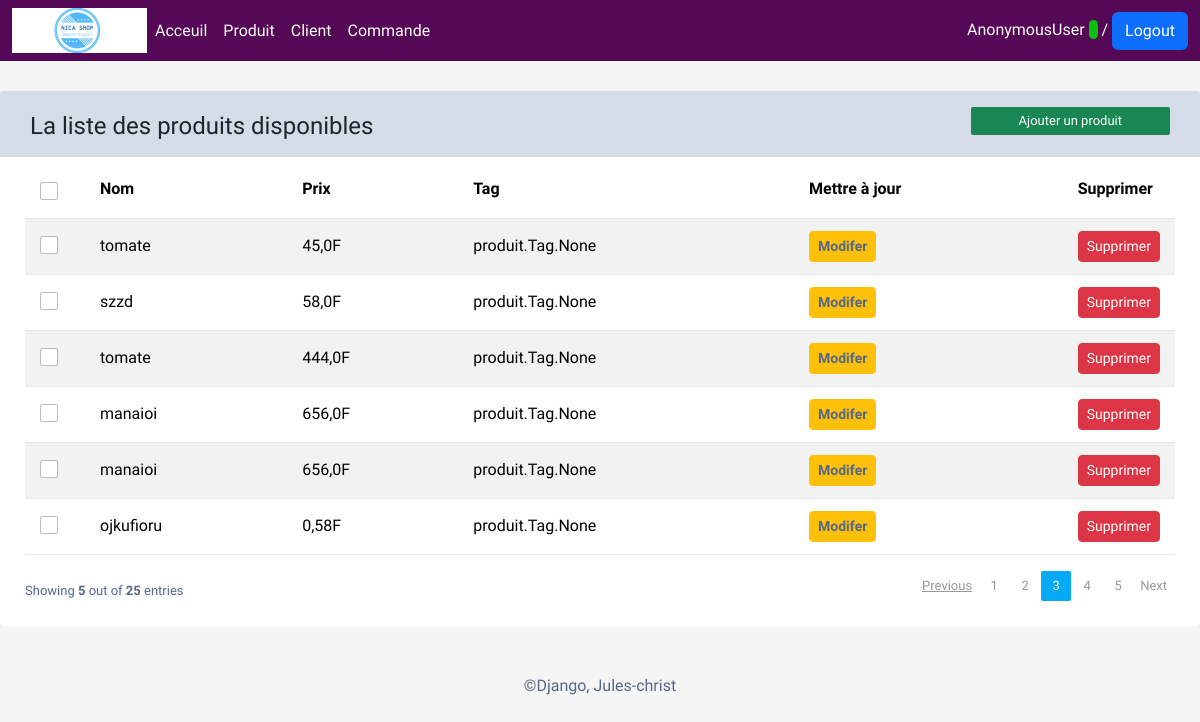
/produit/list_produit, run on the app's committed database.
### produit/models.py (models this page shows, shortened)
class Produit(models.Model):
    nom = models.CharField( max_length=50, null=True)
    prix = models.FloatField(null=True)
    tag = models.ManyToManyField(Tag)

### produit/views.py (the view)
# urls.py: path('/list_produit', views.list_produit, name='list_produit'),
def list_produit(request):
    if request.method == 'POST':
        form = ProduitForm(request.POST)
        if form.is_valid():
            form.save()
    else:
        form = ProduitForm()
    produits = Produit.objects.all()
    context = {'produits': produits, 'form': form}
    return render(request, 'produit/list_produit.html', context)

### produit/models.py (called while the page is built)
    def __str__(self):
        return self.nom

### templates/produit/list_produit.html (shortened to what this page needs)
{% extends 'main.html'%}
{% block content %}
</head>
<body>
<div class="container-buid">
	<div class="table-responsive">
		<div class="table-wrapper">
			<div class="table-title">
				<div class="row">
					<div class="col-sm-6 text-dark">
                        <h2>La liste des produits disponibles</b></h2>
                      </div>
                      <div class="col-sm-6">
                        <button type="button" class="btn btn-success btn-sm px-5" data-bs-toggle="modal" data-bs-target="#commande" data-bs-whatever="@getbootstrap">Ajouter un produit</button>
                      </div>
				</div>
			</div>
			<table class="table table-striped table-hover">
				<thead>
					<tr>
						<th>
							<span class="custom-checkbox">
								<label for="selectAll"></label>
							</span>
						</th>
						<th><h6><b>Nom</b></h6></th>
						<th><h6><b>Prix</b></h6></th>
						<th><h6><b>Tag</b></h4></th>
						<th><h6><b>Mettre à jour</b></h6></th>
						<th><h6><b>Supprimer</b></h6></th>
					</tr>
				</thead>
				<tbody>
					{% for produit in produits%}
                    <tr>
						<td>
							<span class="custom-checkbox">
								<label for="checkbox1"></label>
							</span>
						</td>
						<td>{{produit.nom}}</td>
						<td>{{produit.prix}}F</td>
						<td>{{produit.tag}}</td>
                        <td>
							<a href="{% url 'modifier_produit' produit.id %}" class="btn btn-warning btn-sm" style="color: none;" data-bs-toggle="modal" data-bs-target="#commande" data-bs-whatever="@getbootstrap">Modifer</a>
						</td>
                        <td>
						    <form action="{% url 'supprimer_produit' produit.id %}" method="post">
                                <button class="btn btn-danger btn-sm" style="color: white;">Supprimer</button>
                            </form>
                        </td>
					</tr>
                    {% endfor%}
				</tbody>
			</table>
			<div class="clearfix">
				<div class="hint-text">Showing <b>5</b> out of <b>25</b> entries</div>
				<ul class="pagination">
					<li class="page-item disabled"><a href="#">Previous</a></li>
					<li class="page-item"><a href="#" class="page-link">1</a></li>
					<li class="page-item"><a href="#" class="page-link">2</a></li>
					<li class="page-item active"><a href="#" class="page-link">3</a></li>
					<li class="page-item"><a href="#" class="page-link">4</a></li>
					<li class="page-item"><a href="#" class="page-link">5</a></li>
					<li class="page-item"><a href="#" class="page-link">Next</a></li>
				</ul>
			</div>
		</div>
	</div>
</div>
{% endblock content %}

### templates/main.html (shortened to what this page needs)
<!DOCTYPE html>
{% load static %}
<html lang="en">
<head>
    <link rel="stylesheet" href="{% static 'css/bootstrap.min.css'%}">
    <link rel="stylesheet" href="{% static 'css/style.css'%}">
    <link rel="stylesheet" href="https://maxcdn.bootstrapcdn.com/font-awesome/4.7.0/css/font-awesome.min.css">
    <link rel="stylesheet" href="{% static 'css/bootstrap-icons.css'%}">
</head>
<body>
    <nav class="navbar navbar-expand-lg" style="background-color: rgb(85, 8, 85);">
        <div class="container-fluid">
            <img src="{% static 'images/bande1.png'%}" alt="">
          <div class="collapse navbar-collapse" id="navbarNavAltMarkup">
            <div class="navbar-nav ">
              <a class="nav-link text-white" href="{% url 'acceuil'%}">Acceuil</a>
              <a class="nav-link text-white" aria-current="page" href="{% url 'list_produit'%}">Produit</a>
              <a class="nav-link text-white" href="{% url 'index'%}">Client</a>
              <a class="nav-link text-white " href="{% url 'commande'%}">Commande</a>
            </div>
          </div>
          <span style="color: white;"> {{request.user}} <span style="background-color: rgb(9, 193, 9); height: 20px; width: 30px; border-radius: 10px 10px ; color: rgb(9, 193, 9);">3</span> / <a href="{% url 'deconnexion'%}" class="btn bg-primary" style="color: white;">Logout</a></span>
        </div>
      </nav>
    {% block content %}
    {%  endblock content %}
    <footer class="text-center mb-0 mt-5">
        <p>&copy;Django, Jules-christ </p>
    </footer>
</body>
</html>

### static/css/style.css (style rules this page uses)
body { background-color: rgb(204, 201, 201); }

### templates/produit/list_produit.html (style rules this page uses)
body { color: #566787; background: #f5f5f5; font-family: 'Varela Round', sans-serif; }
.table-responsive { margin: 30px 0; }
.table-wrapper { background: #fff; padding: 20px 25px; border-radius: 3px; min-width: 1000px; box-shadow: 0 1px 1px rgba(0,0,0,.05); }
.table-title { padding-bottom: 15px; background: #d3dce7; color: #fff; padding: 16px 30px; min-width: 100%; margin: -20px -25px 10px; border-radius: 3px 3px 0 0; }
.table-title h2 { margin: 5px 0 0; font-size: 24px; }
.table-title .btn { color: #fff; float: right; font-size: 13px; border: none; min-width: 50px; border-radius: 2px; border: none; outline: none !important; margin-left: 10px; }
table.table tr th, table.table tr td { border-color: #e9e9e9; padding: 12px 15px; vertical-align: middle; }
table.table tr th:first-child { width: 60px; }
table.table tr th:last-child { width: 100px; }
table.table-striped tbody tr:nth-of-type(odd) { background-color: #fcfcfc; }
table.table td a { font-weight: bold; color: #566787; display: inline-block; text-decoration: none; outline: none !important; }
.pagination { float: right; margin: 0 0 5px; }
.pagination li a { border: none; font-size: 13px; min-width: 30px; min-height: 30px; color: #999; margin: 0 2px; line-height: 30px; border-radius: 2px !important; text-align: center; padding: 0 6px; }
.pagination li.active a, .pagination li.active a.page-link { background: #03A9F4; }
.hint-text { float: left; margin-top: 10px; font-size: 13px; }
.custom-checkbox { position: relative; }
.custom-checkbox label:before { width: 18px; height: 18px; }
.custom-checkbox label:before { content: ''; margin-right: 10px; display: inline-block; vertical-align: text-top; background: white; border: 1px solid #bbb; border-radius: 2px; box-sizing: border-box; z-index: 2; }

### data on the page
Produit: nom "tomate", prix "45,0", tag "produit.Tag.None"
Produit: nom "szzd", prix "58,0", tag "produit.Tag.None"
Produit: nom "tomate", prix "444,0", tag "produit.Tag.None"
Produit: nom "manaioi", prix "656,0", tag "produit.Tag.None"
Produit: nom "manaioi", prix "656,0", tag "produit.Tag.None"
Produit: nom "ojkufioru", prix "0,58", tag "produit.Tag.None"

### other printed values
{{ request.user }} "AnonymousUser"
